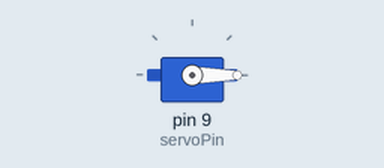
A sketch run on a simulated Arduino Uno, built with avr-gcc and run on an emulated ATmega328P. On the bench: servo.

Above: at 0.05 s.
Timing chart, 0 to 4.6 s (numbered marks = the images above):
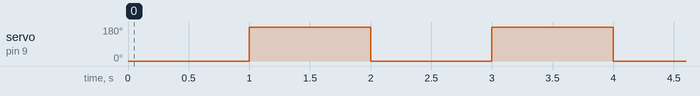

Measured:
- by itself, servo on pin 9 (servoPin): alternates 180° for 1.0 s and 0° for 1.0 s

The sketch:

servotest.ino
```cpp
#include <Servo.h>

Servo myServo;
int servoPin = 9; // Change this to the pin connected to the servo

void setup() {
  myServo.attach(servoPin);
  myServo.write(90); // Move the servo to the 90-degree position
}

void loop() {
  myServo.write(0); // Move the servo to 0-degree position (fully left)
  delay(1000);
  myServo.write(180); // Move the servo to 180-degree position (fully right)
  delay(1000);
}
```
